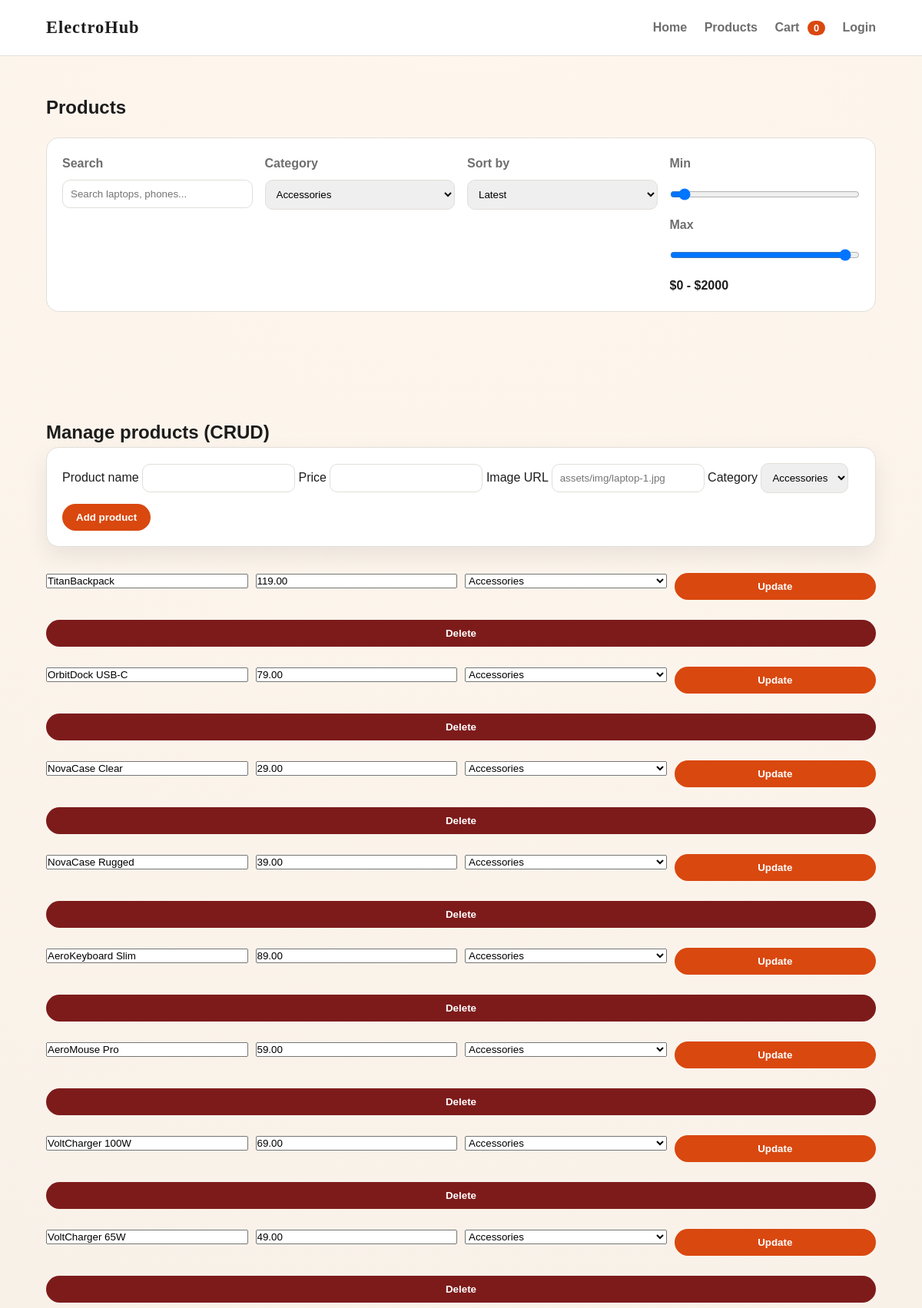
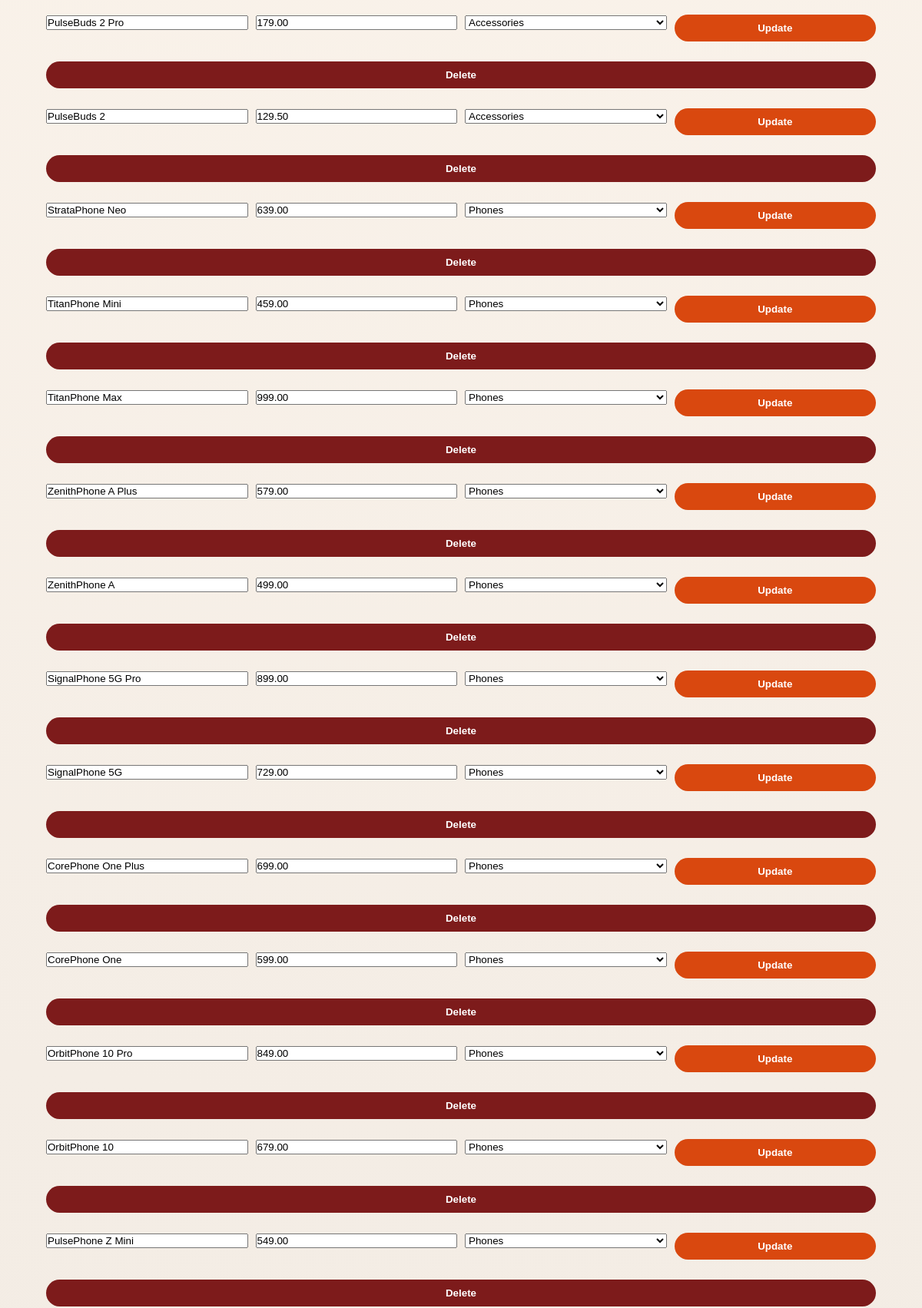
Screenshot of /products.php?category=3 (upper part) with the database file from the repository (2 pictures, top to bottom).
### tables this page shows
CREATE TABLE IF NOT EXISTS products (
  id INT AUTO_INCREMENT PRIMARY KEY,
  name VARCHAR(200) NOT NULL,
  price DECIMAL(10,2) NOT NULL,
  image_url VARCHAR(255) DEFAULT NULL,
  category_id INT NOT NULL,
  created_at TIMESTAMP DEFAULT CURRENT_TIMESTAMP,
  FOREIGN KEY (category_id) REFERENCES categories(id)
);

CREATE TABLE IF NOT EXISTS categories (
  id INT AUTO_INCREMENT PRIMARY KEY,
  name VARCHAR(100) NOT NULL
);

### products.php (the view, shortened to what this page needs)
<?php
require __DIR__ . '/includes/db.php';
$categories = $pdo->query('SELECT id, name FROM categories ORDER BY name')->fetchAll();
$manageProducts = $pdo->query('SELECT products.id, products.name, products.price, products.category_id, categories.name AS category_name FROM products JOIN categories ON categories.id = products.category_id ORDER BY products.id DESC')->fetchAll();
$selectedCategory = (int)($_GET['category'] ?? 0);
include __DIR__ . '/includes/header.php';
?>
<section class="container section">
  <h1>Products</h1>
  <div class="filters">
    <label>Search
      <input type="search" id="searchInput" placeholder="Search laptops, phones..." />
    </label>
    <label>Category
      <select id="categorySelect">
        <?php foreach ($categories as $category): ?>
          <option value="<?php echo $category['id']; ?>" <?php echo $selectedCategory === (int)$category['id'] ? 'selected' : ''; ?>>
            <?php echo htmlspecialchars($category['name']); ?>
          </option>
        <?php endforeach; ?>
      </select>
    </label>
    <label>Sort by
      <select id="sortSelect">
        <option value="latest">Latest</option>
      </select>
    </label>
    <div class="price-range">
      <label>Min
        <input type="range" id="minPrice" min="0" max="2000" step="10" value="0" />
      </label>
      <label>Max
        <input type="range" id="maxPrice" min="0" max="2000" step="10" value="2000" />
      </label>
      <div class="price-display">
        <span id="minPriceValue">$0</span> - <span id="maxPriceValue">$2000</span>
      </div>
    </div>
  </div>
</section>
<section class="container section">
  <h2>Manage products (CRUD)</h2>
  <form class="card" method="post" action="">
    <label>Product name
      <input type="text" name="name" required />
    </label>
    <label>Price
      <input type="number" name="price" min="1" step="0.01" required />
    </label>
    <label>Image URL
      <input type="text" name="image_url" placeholder="assets/img/laptop-1.jpg" />
    </label>
    <label>Category
      <select name="category_id" required>
        <?php foreach ($categories as $category): ?>
          <option value="<?php echo $category['id']; ?>"><?php echo htmlspecialchars($category['name']); ?></option>
        <?php endforeach; ?>
      </select>
    </label>
    <button class="btn" type="submit">Add product</button>
  </form>
  <div class="manage-list">
    <?php foreach ($manageProducts as $product): ?>
      <form class="manage-row" method="post" action="">
        <input type="text" name="name" value="<?php echo htmlspecialchars($product['name']); ?>" required />
        <input type="number" name="price" min="1" step="0.01" value="<?php echo $product['price']; ?>" required />
        <select name="category_id" required>
          <?php foreach ($categories as $category): ?>
            <option value="<?php echo $category['id']; ?>" <?php echo $category['id'] == $product['category_id'] ? 'selected' : ''; ?>>
              <?php echo htmlspecialchars($category['name']); ?>
            </option>
          <?php endforeach; ?>
        </select>
        <button class="btn" type="submit">Update</button>
      </form>
      <form class="manage-row" method="post" action="">
        <button class="btn danger" type="submit">Delete</button>
      </form>
    <?php endforeach; ?>
  </div>
</section>
<?php include __DIR__ . '/includes/footer.php'; ?>

### assets/css/style.css (style rules this page uses)
:root { --bg: #f7f3ef; --ink: #1c1c1c; --accent: #d9480f; --accent-dark: #b33b0c; --muted: #6e6e6e; --card: #ffffff; --border: #e2ded9; --shadow: 0 12px 30px rgba(0, 0, 0, 0.08); --font-title: 'Georgia', serif; --font-body: 'Trebuchet MS', sans-serif; }
* { box-sizing: border-box; margin: 0; padding: 0; }
body { font-family: var(--font-body); background: radial-gradient(circle at top, #fff7ee 0%, #f4ede5 45%, #efe8df 100%); color: var(--ink); line-height: 1.6; }
.container { width: min(1100px, 90%); margin: 0 auto; }
.section { padding: 48px 0; }
.category-card, .card { background: var(--card); padding: 20px; border-radius: 16px; border: 1px solid var(--border); box-shadow: var(--shadow); }
.btn { background: var(--accent); color: #fff; padding: 10px 18px; border: none; border-radius: 999px; font-weight: 600; cursor: pointer; display: inline-block; margin-top: 14px; }
.btn.danger { background: #7d1b1b; }
.filters { display: grid; gap: 16px; grid-template-columns: repeat(auto-fit, minmax(180px, 1fr)); margin: 20px 0 32px; background: #fff; padding: 20px; border-radius: 16px; border: 1px solid var(--border); }
.filters label { font-weight: 600; color: var(--muted); display: flex; flex-direction: column; gap: 8px; }
.filters input, .filters select, .card input, .card select { padding: 10px; border-radius: 10px; border: 1px solid var(--border); }
.price-range { display: grid; gap: 8px; }
.price-display { font-weight: 700; }
.manage-list { display: grid; gap: 12px; margin-top: 20px; }
.manage-row { display: grid; gap: 10px; grid-template-columns: repeat(auto-fit, minmax(160px, 1fr)); align-items: center; }

### rows the page displays
products: name "TitanBackpack", price "119.00", category_id "Accessories"
products: name "OrbitDock USB-C", price "79.00", category_id "Accessories"
products: name "NovaCase Clear", price "29.00", category_id "Accessories"
products: name "NovaCase Rugged", price "39.00", category_id "Accessories"
products: name "AeroKeyboard Slim", price "89.00", category_id "Accessories"
products: name "AeroMouse Pro", price "59.00", category_id "Accessories"
products: name "VoltCharger 100W", price "69.00", category_id "Accessories"
products: name "VoltCharger 65W", price "49.00", category_id "Accessories"
products: name "PulseBuds 2 Pro", price "179.00", category_id "Accessories"
products: name "PulseBuds 2", price "129.50", category_id "Accessories"
products: name "StrataPhone Neo", price "639.00", category_id "Phones"
products: name "TitanPhone Mini", price "459.00", category_id "Phones"
products: name "TitanPhone Max", price "999.00", category_id "Phones"
products: name "ZenithPhone A Plus", price "579.00", category_id "Phones"
products: name "ZenithPhone A", price "499.00", category_id "Phones"
products: name "SignalPhone 5G Pro", price "899.00", category_id "Phones"
products: name "SignalPhone 5G", price "729.00", category_id "Phones"
products: name "CorePhone One Plus", price "699.00", category_id "Phones"
products: name "CorePhone One", price "599.00", category_id "Phones"
products: name "OrbitPhone 10 Pro", price "849.00", category_id "Phones"
products: name "OrbitPhone 10", price "679.00", category_id "Phones"
products: name "PulsePhone Z Mini", price "549.00", category_id "Phones"

### other values shown
$cartCount "0"
form field value "Accessories"
form field category_id "Accessories"
